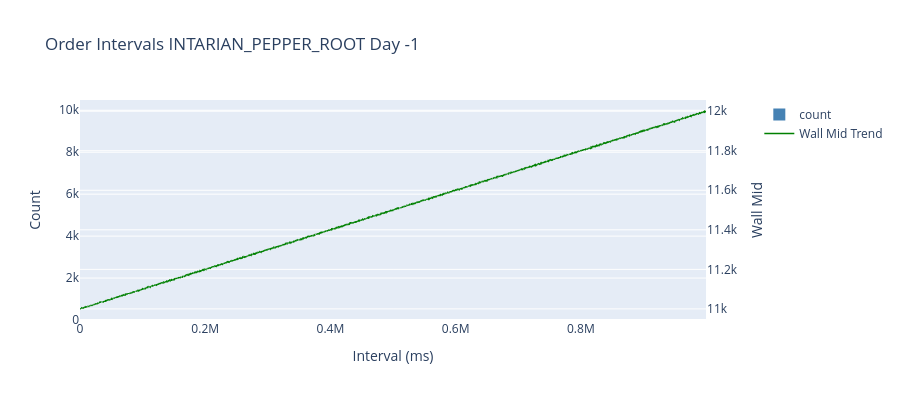
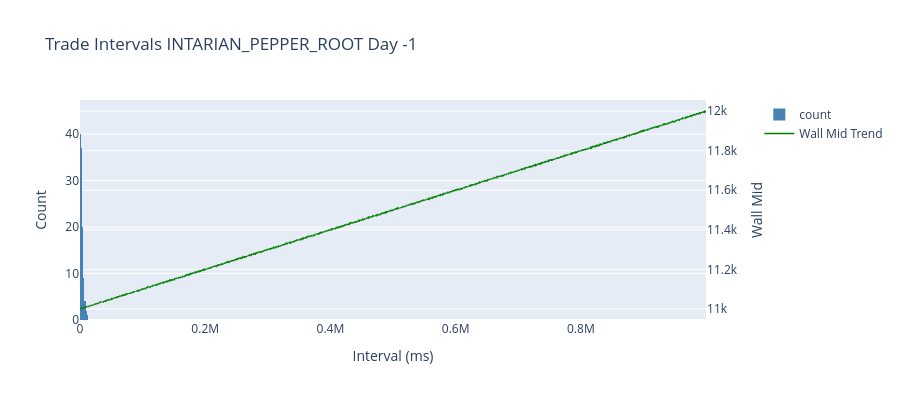

Here is the notebook cell these charts were saved with, in order:
### Markdown cell above
## Step 7: 订单间隔 / 成交间隔分布

### Code cell
order_intervals = order_interval_distribution(
    prices_long,
    product=PRODUCT,
    day=DAY,
    min_order_volume=MIN_ORDER_VOLUME if FILTER_BY_VOLUME else None,
)
trade_intervals = trade_interval_distribution(
    trades,
    product=PRODUCT,
    day=DAY,
    min_trade_quantity=MIN_TRADE_QUANTITY if FILTER_BY_VOLUME else None,
)

print(f"Order intervals count: {order_intervals.height}, mean={order_intervals['interval_ms'].mean() if order_intervals.height else 'NA'}")
print(f"Trade intervals count: {trade_intervals.height}, mean={trade_intervals['interval_ms'].mean() if trade_intervals.height else 'NA'}")

wm_overlay = wall_mid_df.filter(pl.col('product') == PRODUCT)
if DAY is not None and 'day' in wm_overlay.columns:
    wm_overlay = wm_overlay.filter(pl.col('day') == DAY)

fig_o = plot_interval_distribution(
    order_intervals,
    title=f"Order Intervals {PRODUCT} Day {DAY}",
    wall_mid_df=wm_overlay.select(['timestamp', 'wall_mid']),
)
fig_o.show()

fig_t = plot_interval_distribution(
    trade_intervals,
    title=f"Trade Intervals {PRODUCT} Day {DAY}",
    wall_mid_df=wm_overlay.select(['timestamp', 'wall_mid']),
)
fig_t.show()

### Figure 1 — Plotly figure (JSON) as saved in the notebook; plotly's stock layout.template omitted (floating-point values rounded to 4 significant figures; data arrays with more than 128 entries replaced by an {"elided": "..."} marker saying what was removed)
{"data": [{"marker": {"color": "steelblue"}, "name": "count", "nbinsx": 80, "type": "histogram", "x": {"elided": "9982 int values"}, "xaxis": "x", "yaxis": "y"}, {"line": {"color": "green", "width": 1.5}, "mode": "lines", "name": "Wall Mid Trend", "type": "scatter", "x": {"elided": "10000 int values"}, "xaxis": "x", "y": {"elided": "10000 float values"}, "yaxis": "y2"}], "layout": {"height": 400, "title": {"text": "Order Intervals INTARIAN_PEPPER_ROOT Day -1"}, "xaxis": {"anchor": "y", "domain": [0, 0.94], "title": {"text": "Interval (ms)"}}, "yaxis": {"anchor": "x", "domain": [0, 1], "title": {"text": "Count"}}, "yaxis2": {"anchor": "x", "overlaying": "y", "side": "right", "title": {"text": "Wall Mid"}}}}

### Figure 2 — Plotly figure (JSON) as saved in the notebook; plotly's stock layout.template omitted (floating-point values rounded to 4 significant figures; data arrays with more than 128 entries replaced by an {"elided": "..."} marker saying what was removed)
{"data": [{"marker": {"color": "steelblue"}, "name": "count", "nbinsx": 80, "type": "histogram", "x": {"elided": "334 int values"}, "xaxis": "x", "yaxis": "y"}, {"line": {"color": "green", "width": 1.5}, "mode": "lines", "name": "Wall Mid Trend", "type": "scatter", "x": {"elided": "10000 int values"}, "xaxis": "x", "y": {"elided": "10000 float values"}, "yaxis": "y2"}], "layout": {"height": 400, "title": {"text": "Trade Intervals INTARIAN_PEPPER_ROOT Day -1"}, "xaxis": {"anchor": "y", "domain": [0, 0.94], "title": {"text": "Interval (ms)"}}, "yaxis": {"anchor": "x", "domain": [0, 1], "title": {"text": "Count"}}, "yaxis2": {"anchor": "x", "overlaying": "y", "side": "right", "title": {"text": "Wall Mid"}}}}
